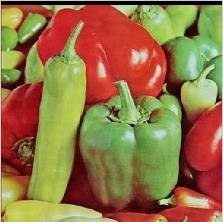
#> input picture images/pepper.jpg, 223 x 222 px; its folder holds only this picture in this run
$ python -i edge.py   (imports and definitions only)
#> lines starting #> are read from the running program, lines starting #| are printed output that depends on the picture
#> further down, picture is the input picture: shape (222, 223, 3); mean B, G, R 67.6, 114.4, 147.2
### dip/transforms/color.py
"""
Color Space Conversion Operations

การแปลง color space ต่างๆ เช่น grayscale, BGR, RGB, HSV
"""

import cv2 as cv
import numpy as np
from typing import Tuple


def to_grayscale(image: np.ndarray) -> np.ndarray:
    """
    แปลงภาพเป็น grayscale

    Args:
        image: Input image (BGR, BGRA, or already grayscale)

    Returns:
        Grayscale image
    """
    if len(image.shape) == 2:
        return image.copy()
    if len(image.shape) == 3:
        if image.shape[2] == 4:  # BGRA
            return cv.cvtColor(image, cv.COLOR_BGRA2GRAY)
        return cv.cvtColor(image, cv.COLOR_BGR2GRAY)
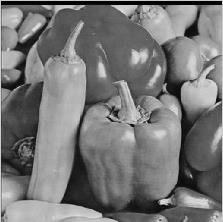
#> returned value: shape (222, 223); min 0, max 241, mean 118.8
    return image.copy()


# [84 lines left out: functions to_bgr, to_rgb, to_hsv, to_lab, split_channels, merge_channels, not called in this run]


__all__ = [
    'to_grayscale',
    'to_bgr',
    'to_rgb',
    'to_hsv',
    'to_lab',
    'split_channels',
    'merge_channels',
]

### dip/filters/edge.py
"""
Edge Detection Filters

ฟิลเตอร์สำหรับ edge detection
"""

import cv2 as cv
import numpy as np
from typing import Tuple

from ..transforms.color import to_grayscale


# [20 lines left out: function canny_edge, not called in this run]


def sobel_edge(
    image: np.ndarray,
    dx: int = 1,
    dy: int = 1,
    ksize: int = 3
) -> np.ndarray:
    """
    Sobel edge detection

    Args:
        image: Input grayscale image
        dx: Order of derivative x
        dy: Order of derivative y
        ksize: Kernel size

    Returns:
        Edge magnitude image
    """
    gray = to_grayscale(image)
    sobel_x = cv.Sobel(gray, cv.CV_64F, dx, 0, ksize=ksize)
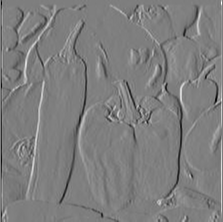
#> sobel_x: shape (222, 223) float64; min -802, max 813, mean 0.5; drawn with min black and max white
    sobel_y = cv.Sobel(gray, cv.CV_64F, 0, dy, ksize=ksize)
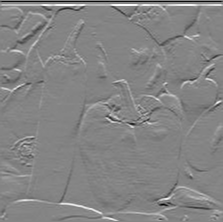
#> sobel_y: shape (222, 223) float64; min -866, max 803, mean 1.6; drawn with min black and max white
    magnitude = cv.magnitude(sobel_x, sobel_y)
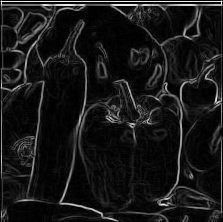
#> magnitude: shape (222, 223) float64; min 0, max 876, mean 84; drawn with min black and max white
    return cv.normalize(magnitude, None, 0, 255, cv.NORM_MINMAX).astype(np.uint8)


# [142 lines left out: functions sobel_x, sobel_y, laplacian_edge, scharr_edge, prewitt_edge, roberts_edge and 2 more, not called in this run]


__all__ = [
    'canny_edge',
    'sobel_edge',
    'sobel_x',
    'sobel_y',
    'laplacian_edge',
    'scharr_edge',
    'prewitt_edge',
    'roberts_edge',
    'morphological_gradient',
    'auto_canny',
]

>>> import cv2
>>> picture = cv2.imread('../../images/pepper.jpg')
>>> result = sobel_edge(picture)

$ run again, on images/sailboat.jpg
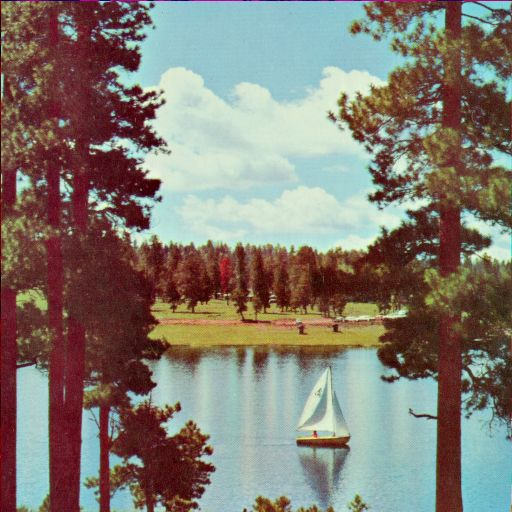
#> input picture images/sailboat.jpg, 512 x 512 px
#> picture is the input picture: shape (512, 512, 3); mean B, G, R 114.9, 124.3, 131
#> in sobel_edge, `sobel_y = cv.Sobel(gray, cv.CV_64F, 0, dy, ksize=ksize)`:
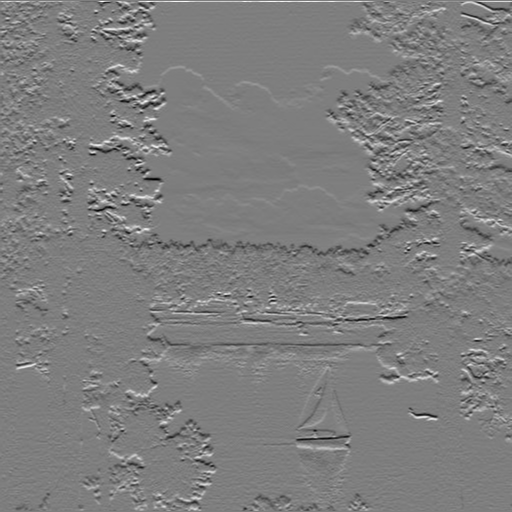
#> sobel_y: shape (512, 512) float64; min -677, max 689, mean 0.6; drawn with min black and max white
#> in sobel_edge, `magnitude = cv.magnitude(sobel_x, sobel_y)`:
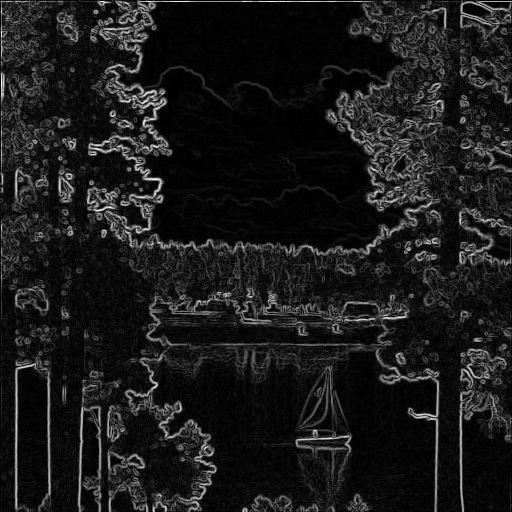
#> magnitude: shape (512, 512) float64; min 0, max 690.1, mean 73.6; drawn with min black and max white
